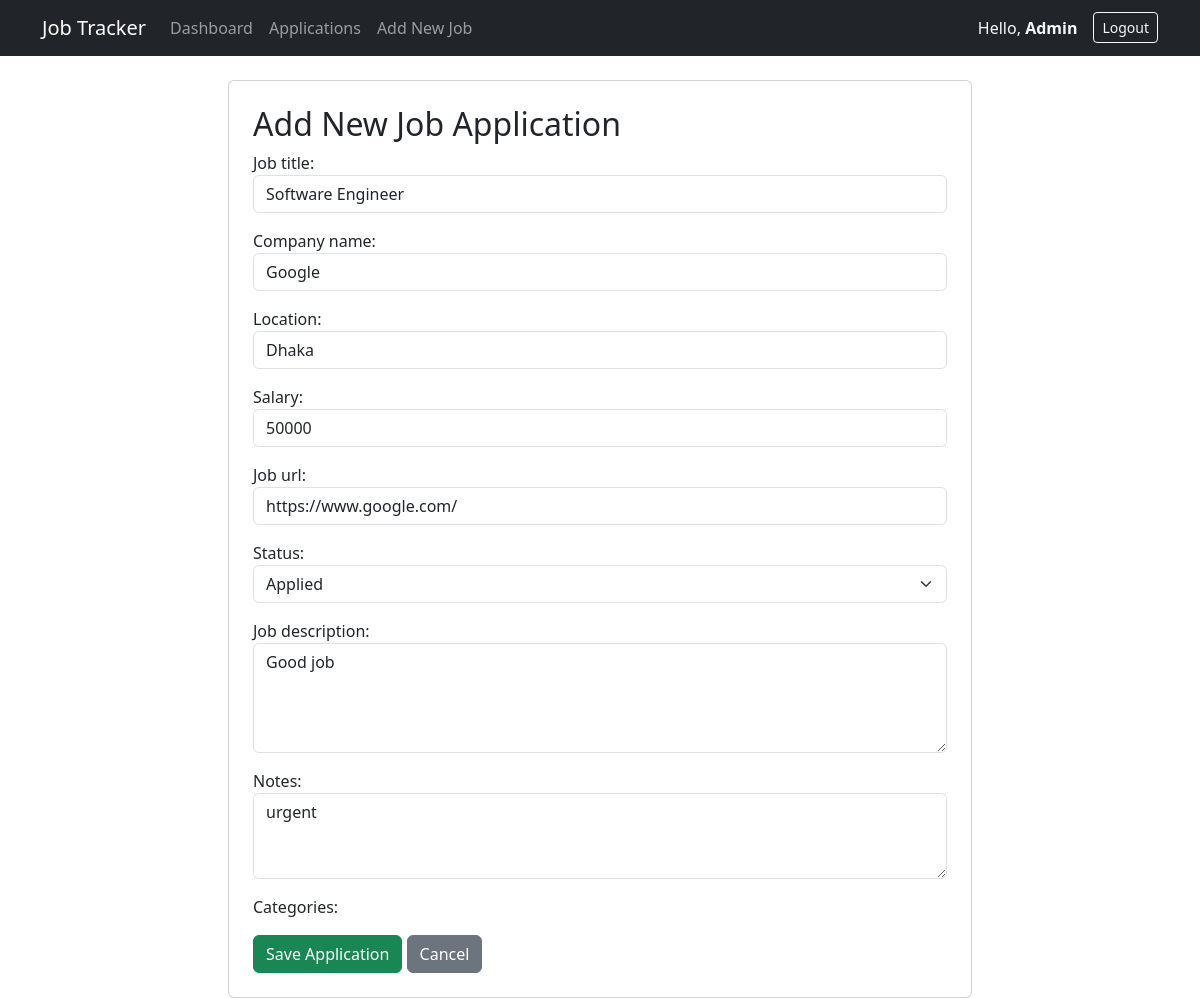
/applications/1/edit/ (signed in), run on an earlier commit of the app's database.
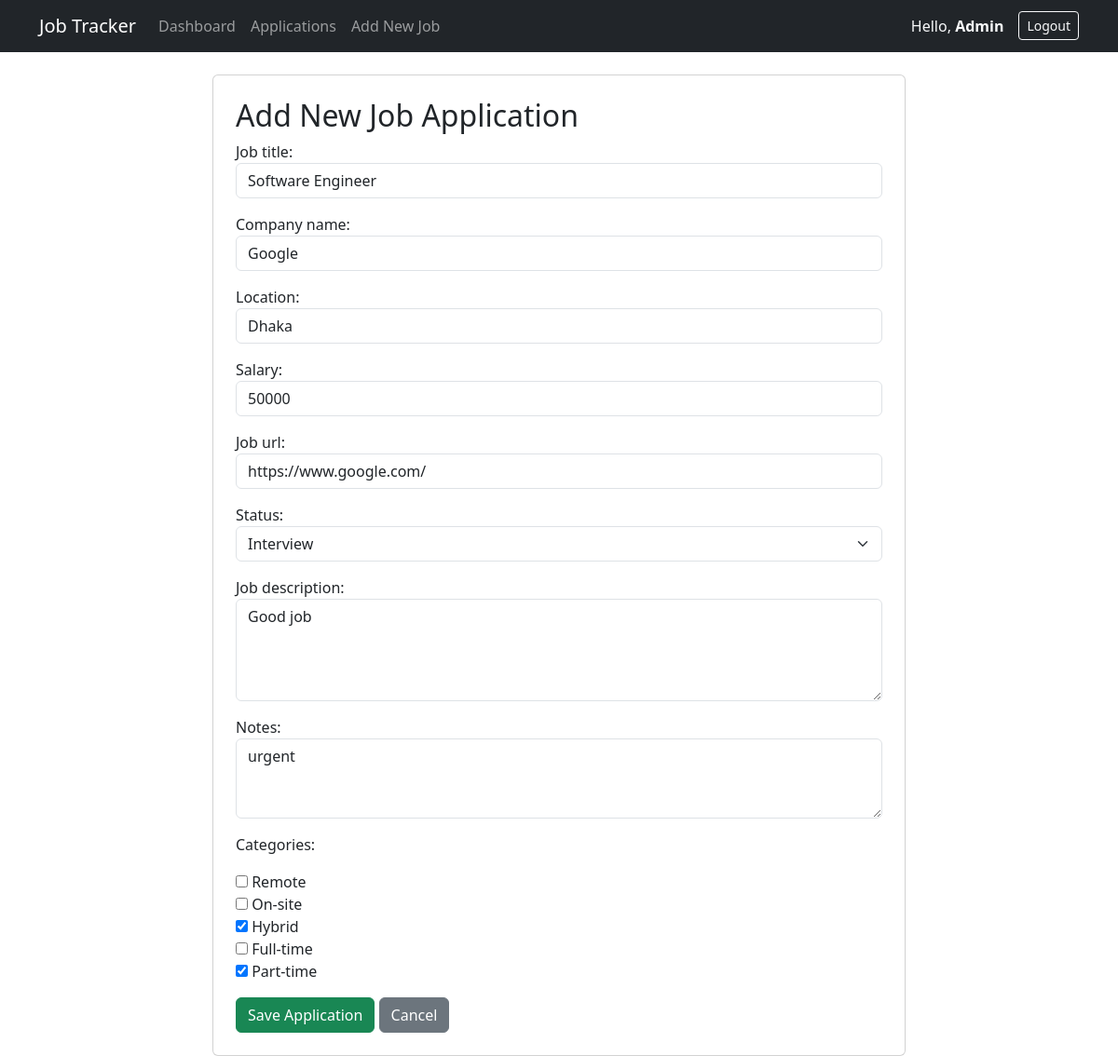
And on a later commit of the database.
### tracker/models.py (models this page shows, shortened)
class JobApplication(models.Model):
    STATUS_CHOICES = [
        ('Wishlist', 'Wishlist'),
        ('Applied', 'Applied'),
        ('Screening', 'Screening'),
        ('Interview', 'Interview'),
        ('Selected', 'Selected'),
        ('Rejected', 'Rejected'),
    ]
    user = models.ForeignKey(User, on_delete=models.CASCADE, related_name='job_applications')
    job_title = models.CharField(max_length=255)
    company_name = models.CharField(max_length=255)
    job_description = models.TextField()
    location = models.CharField(max_length=100, blank=True, null=True)
    salary = models.CharField(max_length=50, blank=True, null=True)
    job_url = models.URLField(blank=True, null=True)
    application_date = models.DateField(auto_now_add=True)
    status = models.CharField(max_length=20, choices=STATUS_CHOICES, default='Wishlist')
    notes = models.TextField(blank=True, null=True)
    categories = models.ManyToManyField(Category, blank=True)

### tracker/views.py (the view)
# urls.py: path('applications/<int:pk>/edit/', views.update_application, name='update_application'),
@login_required
def update_application(request, pk):
    job = get_object_or_404(JobApplication, pk=pk, user=request.user)
    if request.method == 'POST':
        form = JobApplicationForm(request.POST, instance=job)
        if form.is_valid():
            form.save()
            return redirect('application_list')
    else:
        form = JobApplicationForm(instance=job)
    return render(request, 'tracker/application_form.html', {'form': form, 'title': 'Edit Job Application'})

### tracker/forms.py
class JobApplicationForm(forms.ModelForm):
    categories = forms.ModelMultipleChoiceField(
        queryset=Category.objects.all(),
        widget=forms.CheckboxSelectMultiple,
        required=False
    )
    class Meta:
        model = JobApplication
        fields = [
            'job_title',
            'company_name',
            'location',
            'salary',
            'job_url',
            'status',
            'job_description',
            'notes',
            'categories'
        ]
        widgets = {
            'job_title': forms.TextInput(attrs={'class': 'form-control'}),
            'company_name': forms.TextInput(attrs={'class': 'form-control'}),
            'location': forms.TextInput(attrs={'class': 'form-control'}),
            'salary': forms.TextInput(attrs={'class': 'form-control'}),
            'job_url': forms.URLInput(attrs={'class': 'form-control'}),
            'status': forms.Select(attrs={'class': 'form-select'}),
            'job_description': forms.Textarea(attrs={'class': 'form-control', 'rows': 4}),
            'notes': forms.Textarea(attrs={'class': 'form-control', 'rows': 3}),
        }

### tracker/models.py (called while the page is built)
    def __str__(self):
        return self.name

### tracker/templates/tracker/application_form.html (shortened to what this page needs)
{% extends 'tracker/base.html' %}
{% block content %}
<div class="card p-4 col-md-8 mx-auto">
    <h2>Add New Job Application</h2>
    <form method="POST">
        <div class="mb-3">
            {{ form.as_p }}
        </div>
        <button type="submit" class="btn btn-success">Save Application</button>
        <a href="{% url 'application_list' %}" class="btn btn-secondary">Cancel</a>
    </form>
</div>
{% endblock %}

What changed in the data, as far as the page shows it:
changed JobApplication "Software Engineer": status "Applied" → "Interview"
Also different on the page:
form field categories: (not shown) → "☐ ☐ ☑ ☐ ☑"
text no longer shown: "Job title: Company name: Location: Salary: Job url: Status: Job description: Notes: Categories:"
text now shown: "Job title: Company name: Location: Salary: Job url: Status: Job description: Notes: Categories: Remote On-site Hybrid Full-time Part-time"
